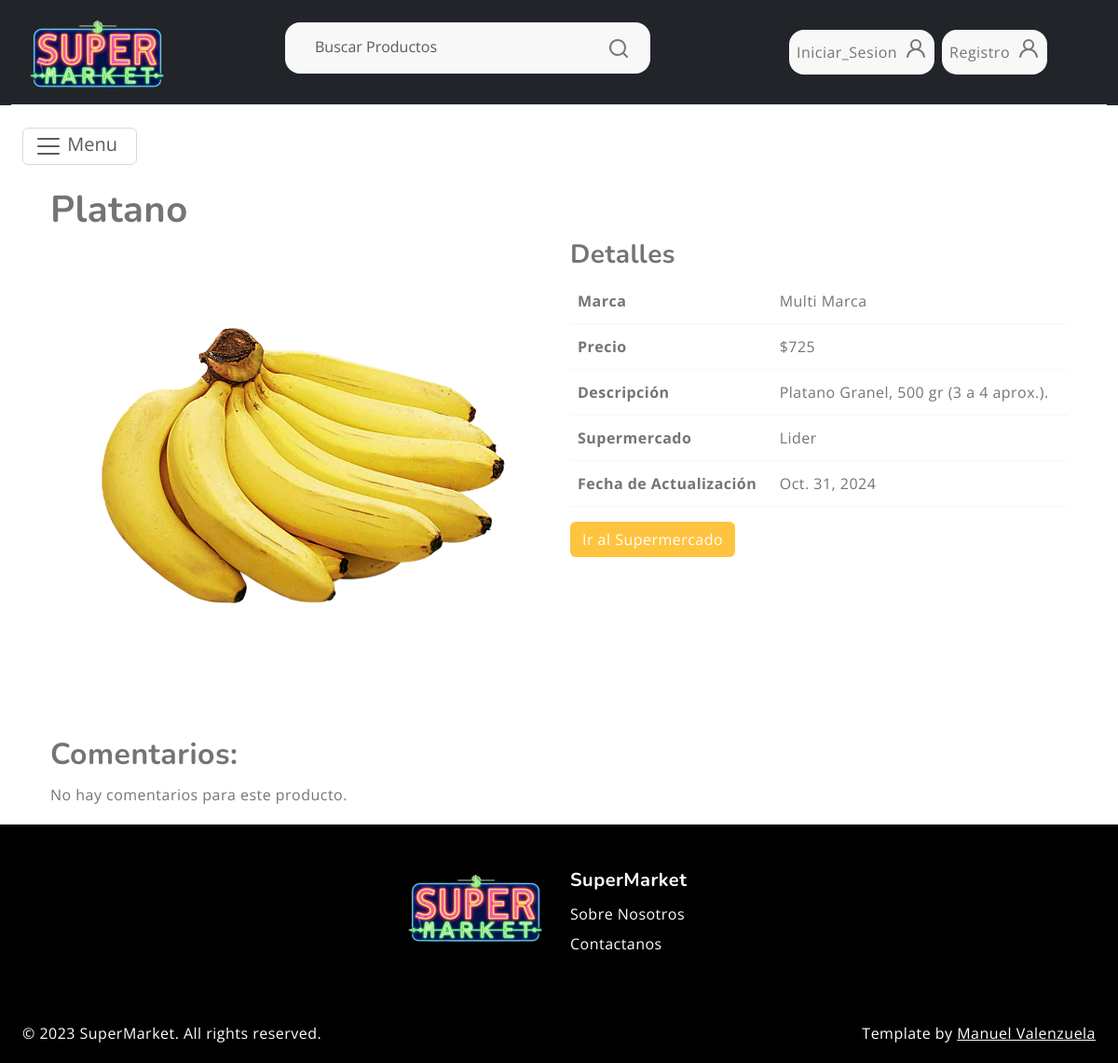
The app's page /detail/6/, older data.
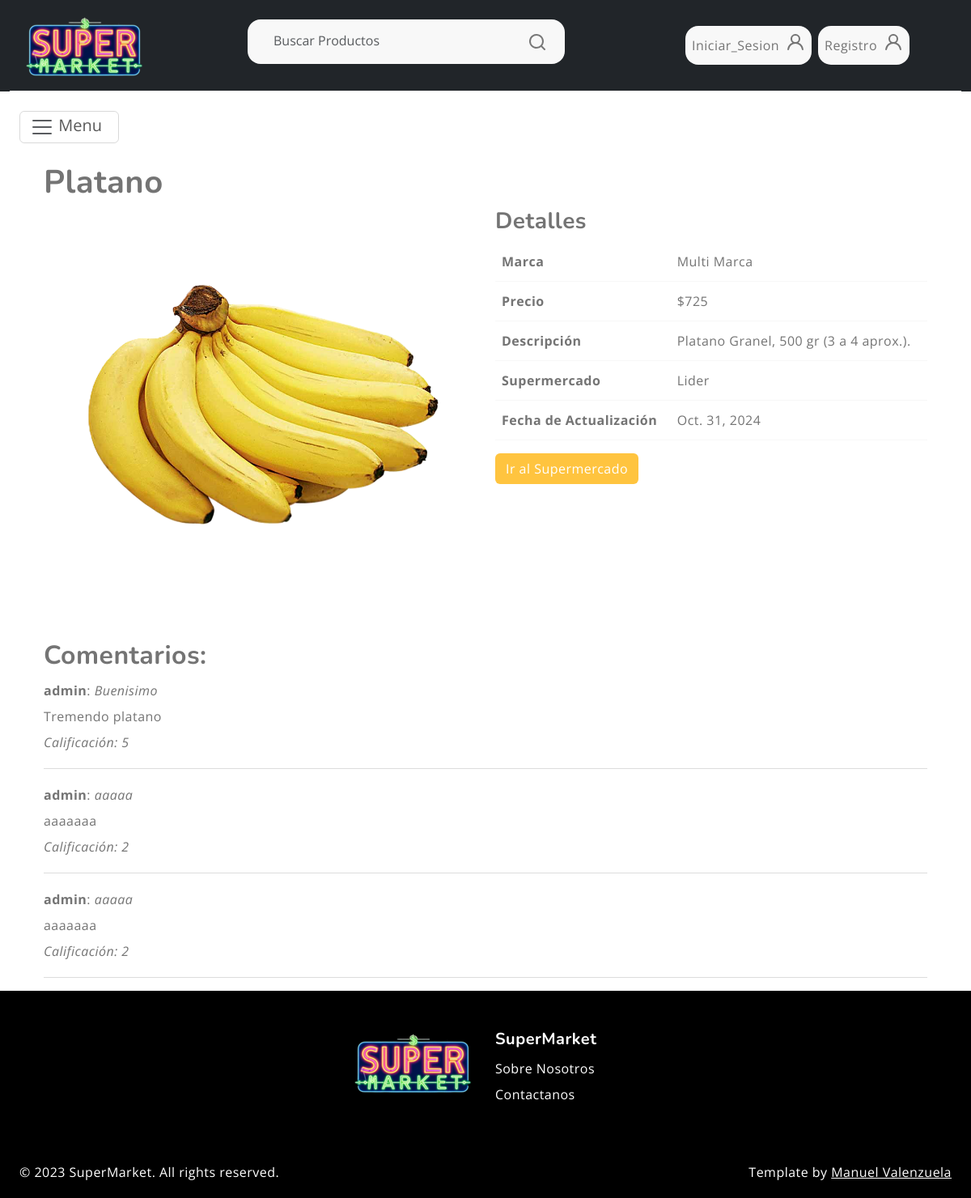
The same page, newer data.
### core/models.py (models this page shows, shortened)
class Producto(models.Model):
    supermercado = models.ForeignKey(Supermercado, on_delete=models.CASCADE)
    nombre = models.CharField(max_length=50)
    marca = models.CharField(max_length=50)
    precio = models.IntegerField()
    descripcion = models.CharField(max_length=300)
    imagen_url = models.ImageField()
    origen_url = models.CharField(max_length=300)
    fecha_actualizacion = models.DateField()

class Supermercado(models.Model):
    comuna = models.ForeignKey(Comuna, on_delete=models.CASCADE)
    nombre = models.CharField(max_length=50)

class Comentario(models.Model):
    titulo = models.CharField(max_length=50)
    texto = models.CharField(max_length=50)
    calificacion = models.IntegerField()
    usuario = models.ForeignKey(User, on_delete=models.CASCADE)
    producto = models.ForeignKey(Producto, on_delete=models.CASCADE)

### core/views.py (the view, shortened to what this page needs)
# urls.py: path('detail/<int:id>/', showDetail, name='detail'),
def showDetail(request, id):
    producto = get_object_or_404(Producto, id=id)
    form = ComentarioForm()
    comentarios = Comentario.objects.filter(producto=producto).select_related('usuario')
    page = request.GET.get('page', 1)
    paginator = Paginator(comentarios, 5)
    try:
        comentarios_paginated = paginator.page(page)
    except PageNotAnInteger:
        comentarios_paginated = paginator.page(1)
    except EmptyPage:
        comentarios_paginated = paginator.page(paginator.num_pages)
    return render(request, 'core/detail.html', {
        'producto': producto,
        'form': form,
        'comentarios': comentarios_paginated,
        'paginator': paginator,
    })

### core/forms.py
class ComentarioForm(forms.ModelForm):
    class Meta:
        model = Comentario
        fields = ['titulo', 'texto', 'calificacion']
    usuario_id = forms.IntegerField(widget=forms.HiddenInput())
    producto_id = forms.IntegerField(widget=forms.HiddenInput())

### core/templates/core/detail.html (shortened to what this page needs)
{% extends 'core/base.html' %}
{% load static %}
{% load bootstrap5 %}
{% block principal %}
<div class="container">
    <h1>{{ producto.nombre }}</h1>
    <div class="row">
        <div class="col-md-6">
            <img src="{{ producto.imagen_url.url }}" alt="{{ producto.nombre }}" class="img-fluid">
        </div>
        <div class="col-md-6">
            <h3>Detalles</h3>
            <table class="table">
                <tr>
                    <th>Marca</th>
                    <td>{{ producto.marca }}</td>
                </tr>
                <tr>
                    <th>Precio</th>
                    <td>${{ producto.precio }}</td>
                </tr>
                <tr>
                    <th>Descripción</th>
                    <td>{{ producto.descripcion }}</td>
                </tr>
                <tr>
                    <th>Supermercado</th>
                    <td>{{ producto.supermercado.nombre }}</td>
                </tr>
                <tr>
                    <th>Fecha de Actualización</th>
                    <td>{{ producto.fecha_actualizacion }}</td>
                </tr>
            </table>
            <a href="{{ producto.origen_url }}" class="btn btn-primary">Ir al Supermercado</a>
            </div>
            <h2>Comentarios:</h2>
            <div>
                {% for comentario in comentarios %}
                    <div class="comment">
                        <strong>{{ comentario.usuario.username }}</strong>: <em>{{ comentario.titulo }}</em>
                        <br>{{ comentario.texto }}
                        <br><em>Calificación: {{ comentario.calificacion }}</em>
                    </div>
                    <hr>
                {% empty %}
                    <p>No hay comentarios para este producto.</p>
                {% endfor %}
            </div>
        </div>
    </div>
{% endblock %}

### core/templates/core/base.html (shortened to what this page needs)
{% load static %}
<!DOCTYPE html>
<html lang="en">
<head>
    <link rel="stylesheet" href="https://cdn.jsdelivr.net/npm/swiper@9/swiper-bundle.min.css">
    <link href="https://cdn.jsdelivr.net/npm/bootstrap@5.3.0-alpha3/dist/css/bootstrap.min.css" rel="stylesheet"
>
    <link rel="stylesheet" type="text/css" href="{% static 'core/css/vendor.css' %}">
    <link rel="stylesheet" type="text/css" href="{% static 'core/css/style.css' %}">
</head>
<body>
    <header>
        <div class="container-fluid  bg-dark">
            <div class="row py-3 border-bottom">
                <div class="col-sm-4 col-lg-3 text-center text-sm-start">
                    <div class="main-logo">
                        <a href="{% url 'index' %}">
                            <img src="{% static 'core/images/logo1.png' %}" alt="logo" class="img-fluid">
                        </a>
                    </div>
                </div>
                <div class="col-sm-6 offset-sm-2 offset-md-0 col-lg-4 d-none d-lg-block">
                    <div class="search-bar row bg-light p-2 my-2 rounded-4">
                        <div class="col-11 col-md-10">
                            <form id="search-form" class="text-center" action="{% url 'search' %}" method="get">
                                <input type="text" name="query" class="form-control border-0 bg-transparent" placeholder="Buscar Productos" required />
                            </form>
                        </div>
                        <div class="col-1">
                            <button type="submit" form="search-form" class="btn btn-link">
                                <svg xmlns="http://www.w3.org/2000/svg" width="24" height="24" viewBox="0 0 24 24">
                                    <path fill="currentColor" d="M21.71 20.29L18 16.61A9 9 0 1 0 16.61 18l3.68 3.68a1 1 0 0 0 1.42 0a1 1 0 0 0 0-1.39ZM11 18a7 7 0 1 1 7-7a7 7 0 0 1-7 7Z" />
                                </svg>
                            </button>
                        </div>
                    </div>
                </div>
                <div
                    class="col-sm-8 col-lg-5 d-flex justify-content-end gap-5 align-items-center mt-4 mt-sm-0 justify-content-center justify-content-sm-end">
                    <div class="col-sm-6 offset-sm-2 offset-md-0 col-lg-5 d-none d-lg-block">
                        <ul class="d-flex justify-content-end list-unstyled m-0">
                            {% if user.is_authenticated %}
                            <li>
                                <a href="#" class="d-flex rounded-4 bg-light p-2 mx-1 no-underline">
                                    <span class="me-2">@{{ user.username }}</span>
                                    <svg width="24" height="24" viewBox="0 0 24 24">
                                        <use xlink:href="#user"></use>
                                    </svg>
                                </a>
                            </li>
                            <li>
                                <a href="{% url 'favoritos' %}" class="d-flex rounded-4 bg-light p-2 mx-1 no-underline">
                                    <span class="me-2">Favoritos</span>
                                    <svg width="24" height="24" viewBox="0 0 24 24">
                                        <use xlink:href="#heart"></use>
                                    </svg>
                                </a>
                            </li>
                            <li id="user-content">
                                <a href="{% url 'logout' %}" class="d-flex rounded-4 bg-light p-2 mx-1 no-underline">
                                    <span class="me-2">Cerrar_Sesion</span>
                                    <svg width="24" height="24" viewBox="0 0 24 24">
                                        <use xlink:href="#user"></use>
                                    </svg>
                                </a>
                            </li>
                            <li>
                                <a href="{% url 'admin' %}" class="d-flex rounded-4 bg-light p-2 mx-1 no-underline">
                                    <svg width="24" height="24" viewBox="0 0 24 24">
                                        <use xlink:href="#star-solid"></use>
                                    </svg>
                                </a>
                            </li>
                            {% else %}
                            <li>
                                <a href="{% url 'login' %}" class="d-flex rounded-4 bg-light p-2 mx-1 no-underline">
                                    <span class="me-2">Iniciar_Sesion</span>
                                    <svg width="24" height="24" viewBox="0 0 24 24">
                                        <use xlink:href="#user"></use>
                                    </svg>
                                </a>
                            </li>
                            <li id="guest-content">
                                <a href="{% url 'registro' %}" class="d-flex rounded-4 bg-light p-2 mx-1 no-underline">
                                    <span class="me-2">Registro</span>
                                    <svg width="24" height="24" viewBox="0 0 24 24">
                                        <use xlink:href="#user"></use>
                                    </svg>
                                </a>
                            </li>
                            {% endif %}
                        </ul>
                    </div>
                </div>
            </div>
        </div>
        <div class="container-fluid bg-section">
            <div class="row py-3">
                <div class="d-flex justify-content-center justify-content-sm-between align-items-center">
                    <nav class="main-menu d-flex navbar">
                        <button class="navbar-toggler btn btn-danger" type="button" data-bs-toggle="offcanvas"
                                data-bs-target="#offcanvasMenu" aria-controls="offcanvasMenu">
                            <span class="navbar-toggler-icon"></span>
                            <span class="me-2">Menu</span>
                        </button>
                    </nav>
                </div>
            </div>
        </div>
    </header>
    {% block principal %}
    {% endblock %}
    <footer class="py-5">
        <div class="container-fluid">
            <div class="row">
                <div class="col-md-6 text-end">
                    <div class="footer-menu">
                        <a href="{% url 'index' %}">
                            <img src="{% static 'core/images/logo1.png' %}" alt="logo">
                        </a>
                    </div>
                </div>
                <div class="col-md-6 text-start">
                    <div class="footer-menu">
                        <h5 class="widget-title fw-bold">SuperMarket</h5>
                        <ul class="menu-list list-unstyled">
                            <li class="menu-item">
                                <a href="{% url 'aboutus' %}" class="nav-link">Sobre Nosotros</a>
                            </li>
                            <li class="menu-item">
                                <a href="{% url 'contact' %}" class="nav-link">Contactanos</a>
                            </li>
                        </ul>
                    </div>
                </div>
            </div>
        </div>
    </footer>
    <div id="footer-bottom">
        <div class="container-fluid">
            <div class="row">
                <div class="col-md-6 copyright">
                    <p>© 2023 SuperMarket. All rights reserved.</p>
                </div>
                <div class="col-md-6 credit-link text-start text-md-end">
                    <p>Template by <a href="https://github.com/YuukiS3rl14">Manuel Valenzuela</a></p>
                </div>
            </div>
        </div>
    </div>
</body>
</html>

### core/static/core/css/style.css (style rules this page uses)
:root { --header-height : 160px; --header-height-min : 80px; }
:root { --accent-color : #FFC43F; --dark-color : #222222; --light-dark-color : #727272; --light-color : #fff; --grey-color : #dbdbdb; --light-grey-color : #fafafa; --primary-color : #6995B1; --light-primary-color : #eef1f3; }
:root { --body-font : "Open Sans", sans-serif; --heading-font : "Nunito", sans-serif; }
body { --bs-link-color: #333; --bs-link-hover-color:#333; --bs-link-color-rgb: 40,40,40; --bs-link-hover-color-rgb: 0,0,0; --bs-light-rgb: 248, 248, 248; --bs-font-sans-serif: "Open Sans", sans-serif; --bs-body-font-family: var(--bs-font-sans-serif); --bs-body-font-size: 1rem; --bs-body-font-weight: 400; --bs-body-line-height: 2; --bs-body-color: #747474; --bs-primary: #FFC43F; --bs-primary-rgb: 255, 196, 63; --bs-success: #a3be4c; --bs-success-rgb: 163, 190, 76; --bs-primary-bg-subtle: #FFF9EB; --bs-success-bg-subtle: #eef5e5; --bs-border-color: #F7F7F7; --bs-secondary-rgb: 230, 243, 251; --bs-danger-rgb: 249, 235, 231; --bs-warning-rgb: 255, 249, 235; --bs-info-rgb: 230, 243, 250; }
.btn-primary { --bs-btn-color: #fff; --bs-btn-bg: #ffc43f; --bs-btn-border-color: transparent; --bs-btn-hover-color: #fff; --bs-btn-hover-bg: #f7a422; --bs-btn-hover-border-color: transparent; --bs-btn-focus-shadow-rgb: 49,132,253; --bs-btn-active-color: #fff; --bs-btn-active-bg: #ffc43f; --bs-btn-active-border-color: transparent; --bs-btn-active-shadow: inset 0 3px 5px rgba(0, 0, 0, 0.125); --bs-btn-disabled-color: #fff; --bs-btn-disabled-bg: #d3d7dd; --bs-btn-disabled-border-color: transparent; }
.btn-danger { --bs-btn-color: #222; --bs-btn-bg: #FFEADA; --bs-btn-border-color: #FFEADA; --bs-btn-hover-color: #222; --bs-btn-hover-bg: #ecc9af; --bs-btn-hover-border-color: #ecc9af; --bs-btn-focus-shadow-rgb: 60,153,110; --bs-btn-active-color: #222; --bs-btn-active-bg: #ecc9af; --bs-btn-active-border-color: #ecc9af; --bs-btn-active-shadow: inset 0 3px 5px rgba(0, 0, 0, 0.125); --bs-btn-disabled-color: #222; --bs-btn-disabled-bg: #FFEADA; --bs-btn-disabled-border-color: #FFEADA; }
body { letter-spacing: 0.03em; }
h1,h2,h3,h4,h5,h6 { font-family: var(--heading-font); color: white var(--light-color); font-weight: 700; }
.container, .container-fluid, .container-lg, .container-md, .container-sm, .container-xl, .container-xxl { --bs-gutter-x: 3rem; }
.container-fluid { max-width: 1600px; }
.btn-link { margin-right: 30px; font-weight: 600; font-size: 16px; line-height: 22px; text-align: right; text-transform: capitalize; color: #787878; }
footer { background-color: black; color: white; padding: 20px; text-align: center; }
#footer-bottom { background-color: black; color: white; }
a { color: white rgba(var(--bs-link-color-rgb), var(--bs-link-opacity, 1)); text-decoration: underline; }
a.no-underline { text-decoration: none; transition: background-color 0.3s, color 0.3s; }
.bg-section { background-image: url('/static/core/images/background-pattern.jpg'); background-repeat: no-repeat; background-size: cover; }

Row changes from the older to the newer data that the page shows:
added Comentario: usuario.username "admin", titulo "Buenisimo", texto "Tremendo platano", calificacion "5"
added Comentario: usuario.username "admin", titulo "aaaaa", texto "aaaaaaa", calificacion "2"
added Comentario: usuario.username "admin", titulo "aaaaa", texto "aaaaaaa", calificacion "2"
Text that changed along with them:
text no longer shown: "No hay comentarios para este producto."
